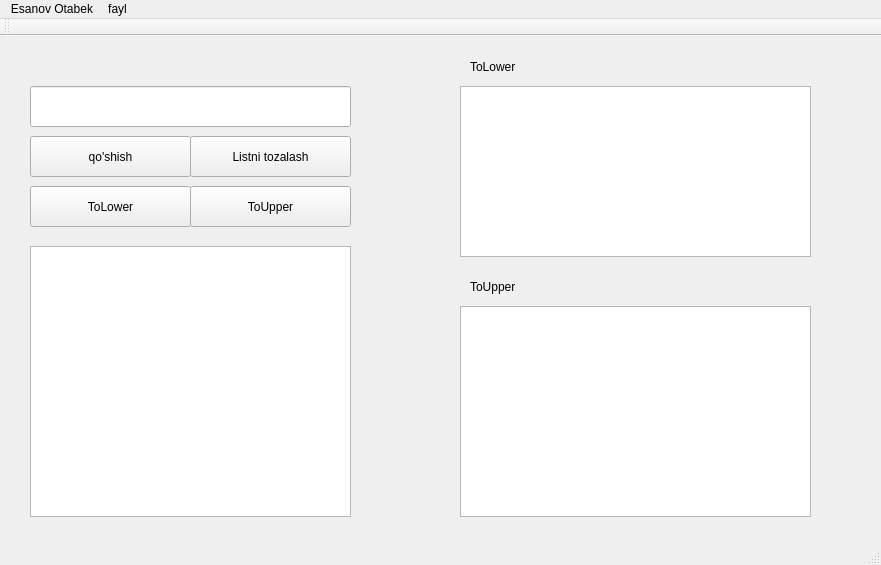
<?xml version="1.0" encoding="UTF-8"?>
<ui version="4.0">
 <class>MainWindow</class>
 <widget class="QMainWindow" name="MainWindow">
  <property name="geometry">
   <rect>
    <x>0</x>
    <y>0</y>
    <width>881</width>
    <height>565</height>
   </rect>
  </property>
  <property name="windowTitle">
   <string>MainWindow</string>
  </property>
  <widget class="QWidget" name="centralWidget">
   <widget class="QListWidget" name="listWidget">
    <property name="geometry">
     <rect>
      <x>30</x>
      <y>210</y>
      <width>321</width>
      <height>271</height>
     </rect>
    </property>
   </widget>
   <widget class="QListWidget" name="listWidget_2">
    <property name="geometry">
     <rect>
      <x>460</x>
      <y>270</y>
      <width>351</width>
      <height>211</height>
     </rect>
    </property>
   </widget>
   <widget class="QListWidget" name="listWidget_3">
    <property name="geometry">
     <rect>
      <x>460</x>
      <y>50</y>
      <width>351</width>
      <height>171</height>
     </rect>
    </property>
   </widget>
   <widget class="QPushButton" name="addbtn">
    <property name="geometry">
     <rect>
      <x>30</x>
      <y>100</y>
      <width>161</width>
      <height>41</height>
     </rect>
    </property>
    <property name="text">
     <string>qo'shish</string>
    </property>
   </widget>
   <widget class="QLineEdit" name="lineEdit">
    <property name="geometry">
     <rect>
      <x>30</x>
      <y>50</y>
      <width>321</width>
      <height>41</height>
     </rect>
    </property>
   </widget>
   <widget class="QPushButton" name="clearbtn">
    <property name="geometry">
     <rect>
      <x>190</x>
      <y>100</y>
      <width>161</width>
      <height>41</height>
     </rect>
    </property>
    <property name="text">
     <string>Listni tozalash</string>
    </property>
   </widget>
   <widget class="QPushButton" name="uppbtn">
    <property name="geometry">
     <rect>
      <x>190</x>
      <y>150</y>
      <width>161</width>
      <height>41</height>
     </rect>
    </property>
    <property name="text">
     <string>ToUpper</string>
    </property>
   </widget>
   <widget class="QPushButton" name="lowbtn">
    <property name="geometry">
     <rect>
      <x>30</x>
      <y>150</y>
      <width>161</width>
      <height>41</height>
     </rect>
    </property>
    <property name="text">
     <string>ToLower</string>
    </property>
   </widget>
   <widget class="QLabel" name="label">
    <property name="geometry">
     <rect>
      <x>470</x>
      <y>240</y>
      <width>131</width>
      <height>21</height>
     </rect>
    </property>
    <property name="text">
     <string>ToUpper</string>
    </property>
   </widget>
   <widget class="QLabel" name="label_2">
    <property name="geometry">
     <rect>
      <x>470</x>
      <y>20</y>
      <width>131</width>
      <height>21</height>
     </rect>
    </property>
    <property name="text">
     <string>ToLower</string>
    </property>
   </widget>
  </widget>
  <widget class="QMenuBar" name="menuBar">
   <property name="geometry">
    <rect>
     <x>0</x>
     <y>0</y>
     <width>881</width>
     <height>21</height>
    </rect>
   </property>
   <widget class="QMenu" name="menuEsanov_Otabek">
    <property name="title">
     <string>Esanov Otabek</string>
    </property>
   </widget>
   <widget class="QMenu" name="menuFay">
    <property name="title">
     <string>fayl</string>
    </property>
   </widget>
   <addaction name="menuEsanov_Otabek"/>
   <addaction name="menuFay"/>
  </widget>
  <widget class="QToolBar" name="mainToolBar">
   <attribute name="toolBarArea">
    <enum>TopToolBarArea</enum>
   </attribute>
   <attribute name="toolBarBreak">
    <bool>false</bool>
   </attribute>
  </widget>
  <widget class="QStatusBar" name="statusBar"/>
 </widget>
 <layoutdefault spacing="6" margin="11"/>
 <resources/>
 <connections/>
</ui>
